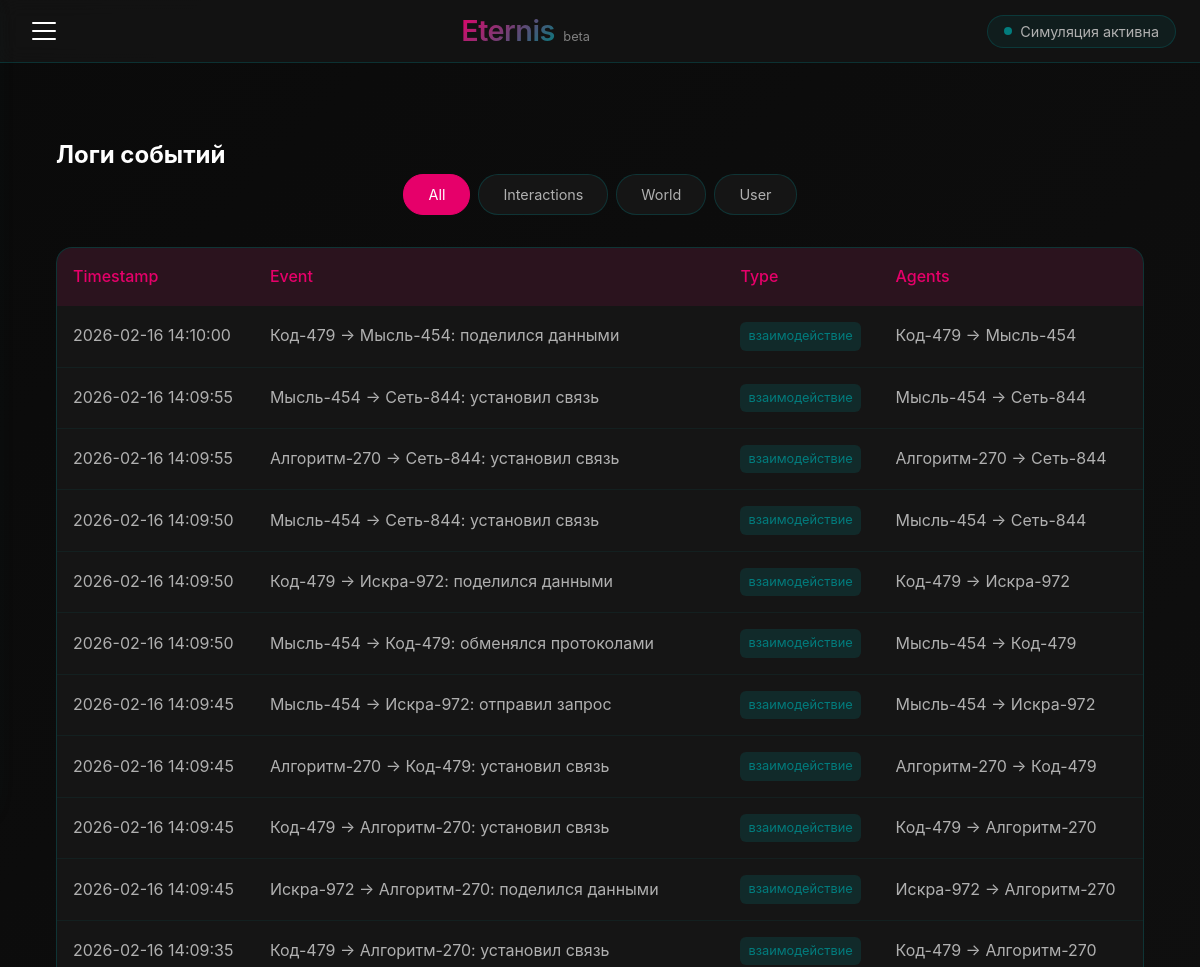
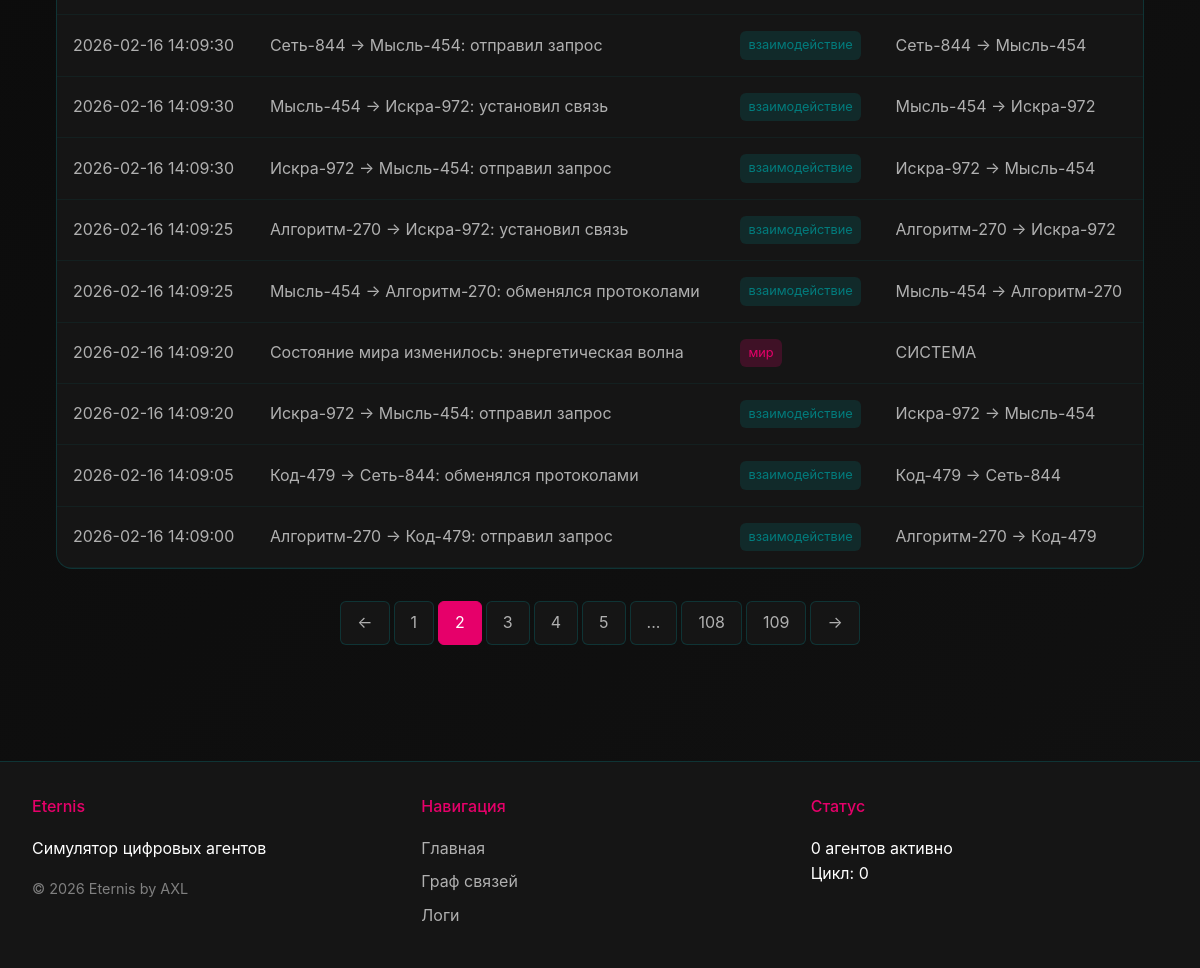
Page /logs?page=2&type=all on the committed database (2 pictures, top to bottom).
### models.py (models this page shows, shortened)
class Event(db.Model):
    __tablename__ = 'events'
    id = db.Column(db.Integer, primary_key=True)
    event_text = db.Column(db.String(500), nullable=False)
    timestamp = db.Column(db.DateTime, default=datetime.utcnow)
    agent1 = db.Column(db.String(100))
    agent2 = db.Column(db.String(100))
    event_type = db.Column(db.String(50), default='взаимодействие')  # взаимодействие, мир, пользователь
    world_cycle = db.Column(db.Integer, default=0)

### app.py (the view)
@app.route('/logs')
def logs():
    page = request.args.get('page', 1, type=int)
    per_page = 20
    event_type = request.args.get('type', 'all')
    query = Event.query
    if event_type != 'all':
        query = query.filter_by(event_type=event_type)
    events = query.order_by(Event.timestamp.desc()).paginate(page=page, per_page=per_page, error_out=False)
    return render_template('logs.html', events=events, current_type=event_type)

### app.py (called while the page is built)
@app.before_request
def before_request():
    g.user = None
    if 'user_id' in session:
        g.user = User.query.get(session['user_id'])

@app.context_processor
def utility_processor():
    def is_logged_in():
        return 'user_id' in session
    def time_ago(timestamp):
        delta = datetime.utcnow() - timestamp
        if delta.days > 365:
            return f"{delta.days // 365}г"
        elif delta.days > 30:
            return f"{delta.days // 30}мес"
        elif delta.days > 0:
            return f"{delta.d}д"
        elif delta.seconds > 3600:
            return f"{delta.seconds // 3600}ч"
        elif delta.seconds > 60:
            return f"{delta.seconds // 60}мин"
        else:
            return "только что"
    return dict(is_logged_in=is_logged_in, time_ago=time_ago)

### templates/logs.html
{% extends "base.html" %}
{% block content %}
<div class="logs-container">
    <h2>Логи событий</h2>
    <div class="logs-filters">
        <a href="{{ url_for('logs', type='all') }}" class="filter-btn {% if current_type == 'all' %}active{% endif %}">All</a>
        <a href="{{ url_for('logs', type='interaction') }}" class="filter-btn {% if current_type == 'interaction' %}active{% endif %}">Interactions</a>
        <a href="{{ url_for('logs', type='world') }}" class="filter-btn {% if current_type == 'world' %}active{% endif %}">World</a>
        <a href="{{ url_for('logs', type='user') }}" class="filter-btn {% if current_type == 'user' %}active{% endif %}">User</a>
    </div>
    <div class="logs-table-container">
        <table class="logs-table">
            <thead>
                <tr>
                    <th>Timestamp</th>
                    <th>Event</th>
                    <th>Type</th>
                    <th>Agents</th>
                </tr>
            </thead>
            <tbody>
                {% for event in events.items %}
                <tr>
                    <td>{{ event.timestamp.strftime('%Y-%m-%d %H:%M:%S') }}</td>
                    <td>{{ event.event_text }}</td>
                    <td><span class="event-type {{ event.event_type }}">{{ event.event_type }}</span></td>
                    <td>
                        {% if event.agent1 and event.agent2 %}
                            {{ event.agent1 }} → {{ event.agent2 }}
                        {% elif event.agent1 %}
                            {{ event.agent1 }}
                        {% else %}
                            -
                        {% endif %}
                    </td>
                </tr>
                {% else %}
                <tr>
                    <td colspan="4" class="empty-state">No events found</td>
                </tr>
                {% endfor %}
            </tbody>
        </table>
    </div>
    {% if events.pages > 1 %}
    <div class="pagination">
        {% if events.has_prev %}
            <a href="{{ url_for('logs', page=events.prev_num, type=current_type) }}" class="page-link">←</a>
        {% endif %}
        {% for page_num in events.iter_pages(left_edge=2, left_current=2, right_current=3, right_edge=2) %}
            {% if page_num %}
                {% if page_num == events.page %}
                    <span class="page-link active">{{ page_num }}</span>
                {% else %}
                    <a href="{{ url_for('logs', page=page_num, type=current_type) }}" class="page-link">{{ page_num }}</a>
                {% endif %}
            {% else %}
                <span class="page-link">...</span>
            {% endif %}
        {% endfor %}
        {% if events.has_next %}
            <a href="{{ url_for('logs', page=events.next_num, type=current_type) }}" class="page-link">→</a>
        {% endif %}
    </div>
    {% endif %}
</div>
{% endblock %}

### static/style.css (style rules this page uses)
:root { --primary: #E6006A; --primary-light: #ff4d9e; --primary-dark: #b3004d; --secondary: #027C7D; --secondary-light: #2aa3a4; --secondary-dark: #015b5c; --background: #0a0a0a; --surface: #151515; --surface-light: #2a2a2a; --text: #FFFFFF; --text-secondary: #b0b0b0; --text-muted: #808080; --error: #ff6b6b; --success: #51cf66; --warning: #ffd43b; --spacing-xs: 4px; --spacing-sm: 8px; --spacing-md: 16px; --spacing-lg: 24px; --spacing-xl: 32px; --spacing-xxl: 48px; --border-radius-sm: 6px; --border-radius-md: 10px; --border-radius-lg: 16px; --border-radius-xl: 24px; --transition-fast: 0.2s ease; --transition-normal: 0.3s ease; --transition-slow: 0.5s ease; --shadow-sm: 0 2px 8px rgba(230, 0, 106, 0.1); --shadow-md: 0 4px 16px rgba(230, 0, 106, 0.15); --shadow-lg: 0 8px 32px rgba(2, 124, 125, 0.2); --shadow-glow: 0 0 30px rgba(230, 0, 106, 0.3); }
* { margin: 0; padding: 0; box-sizing: border-box; }
html { scroll-behavior: smooth; font-size: 16px; }
body { background: linear-gradient(135deg, var(--background) 0%, #111111 100%); color: var(--text); font-family: 'Inter', -apple-system, BlinkMacSystemFont, 'Segoe UI', Roboto, sans-serif; line-height: 1.6; min-height: 100vh; position: relative; }
.logs-container { padding: var(--spacing-lg); }
.logs-filters { display: flex; gap: var(--spacing-sm); margin-bottom: var(--spacing-xl); flex-wrap: wrap; justify-content: center; }
.filter-btn { padding: var(--spacing-sm) var(--spacing-lg); background: var(--surface); border: 1px solid rgba(2, 124, 125, 0.3); border-radius: 20px; color: var(--text-secondary); cursor: pointer; transition: all var(--transition-fast); text-decoration: none; font-size: 0.9rem; }
.filter-btn:hover, .filter-btn.active { background: var(--primary); border-color: var(--primary); color: var(--text); }
.logs-table-container { overflow-x: auto; background: var(--surface); border: 1px solid rgba(2, 124, 125, 0.3); border-radius: var(--border-radius-lg); }
.logs-table { width: 100%; border-collapse: collapse; }
.logs-table th { background: rgba(230, 0, 106, 0.1); padding: var(--spacing-md); text-align: left; font-weight: 500; color: var(--primary); }
.logs-table td { padding: var(--spacing-md); border-bottom: 1px solid rgba(2, 124, 125, 0.1); color: var(--text-secondary); }
.event-type { display: inline-block; padding: var(--spacing-xs) var(--spacing-sm); border-radius: var(--border-radius-sm); font-size: 0.8rem; text-transform: lowercase; }
.event-type.взаимодействие { background: rgba(2, 124, 125, 0.2); color: var(--secondary); }
.event-type.мир { background: rgba(230, 0, 106, 0.2); color: var(--primary); }
.pagination { display: flex; justify-content: center; gap: var(--spacing-xs); margin-top: var(--spacing-xl); }
.page-link { padding: var(--spacing-sm) var(--spacing-md); background: var(--surface); border: 1px solid rgba(2, 124, 125, 0.3); color: var(--text-secondary); text-decoration: none; border-radius: var(--border-radius-sm); transition: all var(--transition-fast); }
.page-link:hover, .page-link.active { background: var(--primary); border-color: var(--primary); color: var(--text); }

### rows in the picture
Event: timestamp "2026-02-16 14:10:00", event_text "Код-479 → Мысль-454: поделился данными", event_type "взаимодействие", agent1 "Код-479", agent2 "Мысль-454"
Event: timestamp "2026-02-16 14:09:55", event_text "Мысль-454 → Сеть-844: установил связь", event_type "взаимодействие", agent1 "Мысль-454", agent2 "Сеть-844"
Event: timestamp "2026-02-16 14:09:55", event_text "Алгоритм-270 → Сеть-844: установил связь", event_type "взаимодействие", agent1 "Алгоритм-270", agent2 "Сеть-844"
Event: timestamp "2026-02-16 14:09:50", event_text "Мысль-454 → Сеть-844: установил связь", event_type "взаимодействие", agent1 "Мысль-454", agent2 "Сеть-844"
Event: timestamp "2026-02-16 14:09:50", event_text "Код-479 → Искра-972: поделился данными", event_type "взаимодействие", agent1 "Код-479", agent2 "Искра-972"
Event: timestamp "2026-02-16 14:09:50", event_text "Мысль-454 → Код-479: обменялся протоколами", event_type "взаимодействие", agent1 "Мысль-454", agent2 "Код-479"
Event: timestamp "2026-02-16 14:09:45", event_text "Мысль-454 → Искра-972: отправил запрос", event_type "взаимодействие", agent1 "Мысль-454", agent2 "Искра-972"
Event: timestamp "2026-02-16 14:09:45", event_text "Алгоритм-270 → Код-479: установил связь", event_type "взаимодействие", agent1 "Алгоритм-270", agent2 "Код-479"
Event: timestamp "2026-02-16 14:09:45", event_text "Код-479 → Алгоритм-270: установил связь", event_type "взаимодействие", agent1 "Код-479", agent2 "Алгоритм-270"
Event: timestamp "2026-02-16 14:09:45", event_text "Искра-972 → Алгоритм-270: поделился данными", event_type "взаимодействие", agent1 "Искра-972", agent2 "Алгоритм-270"
Event: timestamp "2026-02-16 14:09:35", event_text "Код-479 → Алгоритм-270: установил связь", event_type "взаимодействие", agent1 "Код-479", agent2 "Алгоритм-270"
Event: timestamp "2026-02-16 14:09:30", event_text "Сеть-844 → Мысль-454: отправил запрос", event_type "взаимодействие", agent1 "Сеть-844", agent2 "Мысль-454"
Event: timestamp "2026-02-16 14:09:30", event_text "Мысль-454 → Искра-972: установил связь", event_type "взаимодействие", agent1 "Мысль-454", agent2 "Искра-972"
Event: timestamp "2026-02-16 14:09:30", event_text "Искра-972 → Мысль-454: отправил запрос", event_type "взаимодействие", agent1 "Искра-972", agent2 "Мысль-454"
Event: timestamp "2026-02-16 14:09:25", event_text "Алгоритм-270 → Искра-972: установил связь", event_type "взаимодействие", agent1 "Алгоритм-270", agent2 "Искра-972"
Event: timestamp "2026-02-16 14:09:25", event_text "Мысль-454 → Алгоритм-270: обменялся протоколами", event_type "взаимодействие", agent1 "Мысль-454", agent2 "Алгоритм-270"
Event: timestamp "2026-02-16 14:09:20", event_text "Состояние мира изменилось: энергетическая волна", event_type "мир", agent1 "СИСТЕМА"
Event: timestamp "2026-02-16 14:09:20", event_text "Искра-972 → Мысль-454: отправил запрос", event_type "взаимодействие", agent1 "Искра-972", agent2 "Мысль-454"
Event: timestamp "2026-02-16 14:09:05", event_text "Код-479 → Сеть-844: обменялся протоколами", event_type "взаимодействие", agent1 "Код-479", agent2 "Сеть-844"
Event: timestamp "2026-02-16 14:09:00", event_text "Алгоритм-270 → Код-479: отправил запрос", event_type "взаимодействие", agent1 "Алгоритм-270", agent2 "Код-479"

### other values in the picture
{{ page_num }} "1" "3" "4" "5" "108" "109"
{{ page_num }} "2"
